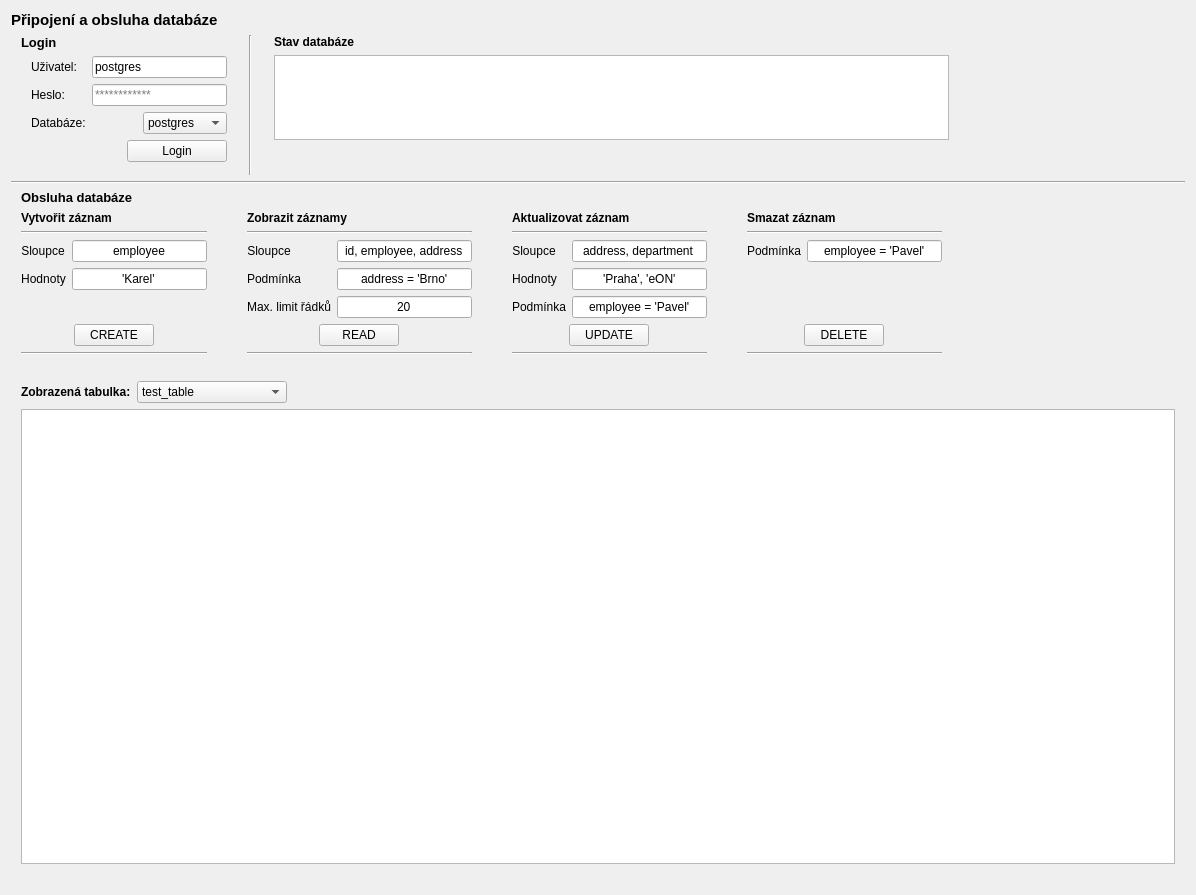
<?xml version="1.0" encoding="UTF-8"?>
<ui version="4.0">
 <class>DatabaseTab</class>
 <widget class="QWidget" name="DatabaseTab">
  <property name="geometry">
   <rect>
    <x>0</x>
    <y>0</y>
    <width>1196</width>
    <height>895</height>
   </rect>
  </property>
  <property name="windowTitle">
   <string>Form</string>
  </property>
  <layout class="QVBoxLayout" name="verticalLayout">
   <item>
    <widget class="QLabel" name="labelTitle">
     <property name="font">
      <font>
       <pointsize>11</pointsize>
       <bold>true</bold>
      </font>
     </property>
     <property name="text">
      <string>Připojení a obsluha databáze</string>
     </property>
    </widget>
   </item>
   <item>
    <layout class="QHBoxLayout" name="hLayoutLoginStatusDB">
     <property name="spacing">
      <number>6</number>
     </property>
     <item>
      <layout class="QVBoxLayout" name="vLayoutLogin">
       <property name="sizeConstraint">
        <enum>QLayout::SetDefaultConstraint</enum>
       </property>
       <property name="leftMargin">
        <number>10</number>
       </property>
       <property name="rightMargin">
        <number>16</number>
       </property>
       <item>
        <widget class="QLabel" name="labelLogin">
         <property name="sizePolicy">
          <sizepolicy hsizetype="Preferred" vsizetype="Fixed">
           <horstretch>0</horstretch>
           <verstretch>0</verstretch>
          </sizepolicy>
         </property>
         <property name="font">
          <font>
           <pointsize>10</pointsize>
           <bold>true</bold>
          </font>
         </property>
         <property name="text">
          <string>Login</string>
         </property>
         <property name="margin">
          <number>0</number>
         </property>
        </widget>
       </item>
       <item>
        <layout class="QGridLayout" name="gLayoutLogin">
         <property name="sizeConstraint">
          <enum>QLayout::SetDefaultConstraint</enum>
         </property>
         <property name="leftMargin">
          <number>10</number>
         </property>
         <item row="0" column="0">
          <widget class="QLabel" name="labelUser">
           <property name="sizePolicy">
            <sizepolicy hsizetype="Fixed" vsizetype="Preferred">
             <horstretch>0</horstretch>
             <verstretch>0</verstretch>
            </sizepolicy>
           </property>
           <property name="text">
            <string>Uživatel:</string>
           </property>
           <property name="buddy">
            <cstring>lineEditUser</cstring>
           </property>
          </widget>
         </item>
         <item row="1" column="1">
          <widget class="QLineEdit" name="lineEditPassword">
           <property name="sizePolicy">
            <sizepolicy hsizetype="Preferred" vsizetype="Fixed">
             <horstretch>0</horstretch>
             <verstretch>0</verstretch>
            </sizepolicy>
           </property>
           <property name="minimumSize">
            <size>
             <width>135</width>
             <height>0</height>
            </size>
           </property>
           <property name="maximumSize">
            <size>
             <width>200</width>
             <height>16777215</height>
            </size>
           </property>
           <property name="maxLength">
            <number>40</number>
           </property>
           <property name="frame">
            <bool>true</bool>
           </property>
           <property name="echoMode">
            <enum>QLineEdit::Password</enum>
           </property>
           <property name="placeholderText">
            <string>************</string>
           </property>
          </widget>
         </item>
         <item row="2" column="0">
          <widget class="QLabel" name="labelDBName">
           <property name="sizePolicy">
            <sizepolicy hsizetype="Fixed" vsizetype="Preferred">
             <horstretch>0</horstretch>
             <verstretch>0</verstretch>
            </sizepolicy>
           </property>
           <property name="text">
            <string>Databáze:</string>
           </property>
           <property name="buddy">
            <cstring>comboBoxDBName</cstring>
           </property>
          </widget>
         </item>
         <item row="2" column="1" alignment="Qt::AlignRight">
          <widget class="QComboBox" name="comboBoxDBName">
           <property name="minimumSize">
            <size>
             <width>0</width>
             <height>0</height>
            </size>
           </property>
           <property name="maximumSize">
            <size>
             <width>100</width>
             <height>16777215</height>
            </size>
           </property>
           <property name="layoutDirection">
            <enum>Qt::LeftToRight</enum>
           </property>
           <property name="sizeAdjustPolicy">
            <enum>QComboBox::AdjustToContents</enum>
           </property>
           <item>
            <property name="text">
             <string>postgres</string>
            </property>
           </item>
           <item>
            <property name="text">
             <string>dev</string>
            </property>
           </item>
           <item>
            <property name="text">
             <string>template0</string>
            </property>
           </item>
          </widget>
         </item>
         <item row="1" column="0">
          <widget class="QLabel" name="labelPassword">
           <property name="sizePolicy">
            <sizepolicy hsizetype="Fixed" vsizetype="Preferred">
             <horstretch>0</horstretch>
             <verstretch>0</verstretch>
            </sizepolicy>
           </property>
           <property name="text">
            <string>Heslo:</string>
           </property>
           <property name="buddy">
            <cstring>lineEditPassword</cstring>
           </property>
          </widget>
         </item>
         <item row="0" column="1">
          <widget class="QLineEdit" name="lineEditUser">
           <property name="sizePolicy">
            <sizepolicy hsizetype="Preferred" vsizetype="Fixed">
             <horstretch>0</horstretch>
             <verstretch>0</verstretch>
            </sizepolicy>
           </property>
           <property name="minimumSize">
            <size>
             <width>135</width>
             <height>0</height>
            </size>
           </property>
           <property name="maximumSize">
            <size>
             <width>200</width>
             <height>16777215</height>
            </size>
           </property>
           <property name="text">
            <string>postgres</string>
           </property>
           <property name="maxLength">
            <number>40</number>
           </property>
           <property name="frame">
            <bool>true</bool>
           </property>
           <property name="echoMode">
            <enum>QLineEdit::Normal</enum>
           </property>
          </widget>
         </item>
         <item row="3" column="1">
          <widget class="QPushButton" name="btnLogin">
           <property name="maximumSize">
            <size>
             <width>100</width>
             <height>16777215</height>
            </size>
           </property>
           <property name="layoutDirection">
            <enum>Qt::RightToLeft</enum>
           </property>
           <property name="text">
            <string>Login</string>
           </property>
           <property name="autoDefault">
            <bool>true</bool>
           </property>
           <property name="default">
            <bool>false</bool>
           </property>
          </widget>
         </item>
        </layout>
       </item>
       <item>
        <spacer name="vSpacerLogin">
         <property name="orientation">
          <enum>Qt::Vertical</enum>
         </property>
         <property name="sizeType">
          <enum>QSizePolicy::Fixed</enum>
         </property>
         <property name="sizeHint" stdset="0">
          <size>
           <width>20</width>
           <height>13</height>
          </size>
         </property>
        </spacer>
       </item>
      </layout>
     </item>
     <item>
      <widget class="Line" name="vLineLogin">
       <property name="orientation">
        <enum>Qt::Vertical</enum>
       </property>
      </widget>
     </item>
     <item>
      <layout class="QVBoxLayout" name="vLayoutDBStatus" stretch="0,0,0">
       <property name="sizeConstraint">
        <enum>QLayout::SetDefaultConstraint</enum>
       </property>
       <property name="leftMargin">
        <number>16</number>
       </property>
       <item>
        <widget class="QLabel" name="labelDBStatus">
         <property name="sizePolicy">
          <sizepolicy hsizetype="Fixed" vsizetype="Fixed">
           <horstretch>0</horstretch>
           <verstretch>0</verstretch>
          </sizepolicy>
         </property>
         <property name="font">
          <font>
           <pointsize>9</pointsize>
           <bold>true</bold>
          </font>
         </property>
         <property name="text">
          <string>Stav databáze</string>
         </property>
         <property name="alignment">
          <set>Qt::AlignLeading|Qt::AlignLeft|Qt::AlignTop</set>
         </property>
         <property name="buddy">
          <cstring>textDBStatus</cstring>
         </property>
        </widget>
       </item>
       <item>
        <widget class="QTextEdit" name="textDBStatus">
         <property name="sizePolicy">
          <sizepolicy hsizetype="Expanding" vsizetype="Fixed">
           <horstretch>0</horstretch>
           <verstretch>0</verstretch>
          </sizepolicy>
         </property>
         <property name="minimumSize">
          <size>
           <width>675</width>
           <height>0</height>
          </size>
         </property>
         <property name="maximumSize">
          <size>
           <width>675</width>
           <height>85</height>
          </size>
         </property>
         <property name="font">
          <font>
           <pointsize>10</pointsize>
          </font>
         </property>
         <property name="sizeAdjustPolicy">
          <enum>QAbstractScrollArea::AdjustToContents</enum>
         </property>
         <property name="readOnly">
          <bool>true</bool>
         </property>
         <property name="html">
          <string>&lt;!DOCTYPE HTML PUBLIC &quot;-//W3C//DTD HTML 4.0//EN&quot; &quot;http://www.w3.org/TR/REC-html40/strict.dtd&quot;&gt;
&lt;html&gt;&lt;head&gt;&lt;meta name=&quot;qrichtext&quot; content=&quot;1&quot; /&gt;&lt;meta charset=&quot;utf-8&quot; /&gt;&lt;style type=&quot;text/css&quot;&gt;
p, li { white-space: pre-wrap; }
hr { height: 1px; border-width: 0; }
li.unchecked::marker { content: &quot;\2610&quot;; }
li.checked::marker { content: &quot;\2612&quot;; }
&lt;/style&gt;&lt;/head&gt;&lt;body style=&quot; font-family:'Segoe UI'; font-size:10pt; font-weight:400; font-style:normal;&quot;&gt;
&lt;p align=&quot;justify&quot; style=&quot;-qt-paragraph-type:empty; margin-top:0px; margin-bottom:0px; margin-left:0px; margin-right:0px; -qt-block-indent:0; text-indent:0px;&quot;&gt;&lt;br /&gt;&lt;/p&gt;&lt;/body&gt;&lt;/html&gt;</string>
         </property>
        </widget>
       </item>
       <item>
        <spacer name="vSpacerDBStatus">
         <property name="orientation">
          <enum>Qt::Vertical</enum>
         </property>
         <property name="sizeType">
          <enum>QSizePolicy::Fixed</enum>
         </property>
         <property name="sizeHint" stdset="0">
          <size>
           <width>20</width>
           <height>35</height>
          </size>
         </property>
        </spacer>
       </item>
      </layout>
     </item>
     <item>
      <spacer name="hSpacerLogin">
       <property name="orientation">
        <enum>Qt::Horizontal</enum>
       </property>
       <property name="sizeType">
        <enum>QSizePolicy::Expanding</enum>
       </property>
       <property name="sizeHint" stdset="0">
        <size>
         <width>40</width>
         <height>20</height>
        </size>
       </property>
      </spacer>
     </item>
    </layout>
   </item>
   <item>
    <widget class="Line" name="line">
     <property name="orientation">
      <enum>Qt::Horizontal</enum>
     </property>
    </widget>
   </item>
   <item>
    <widget class="QLabel" name="labelDBService">
     <property name="font">
      <font>
       <pointsize>10</pointsize>
       <bold>true</bold>
      </font>
     </property>
     <property name="text">
      <string>&lt;p style=&quot; margin-top:0px; margin-bottom:0px; margin-left:0px; margin-right:0px; text-indent:10px;&quot;&gt;Obsluha databáze&lt;/p&gt;</string>
     </property>
     <property name="margin">
      <number>0</number>
     </property>
    </widget>
   </item>
   <item>
    <layout class="QGridLayout" name="gLayoutDBService" rowstretch="0,0,0,0,0" columnstretch="0,0,0,0,0">
     <property name="leftMargin">
      <number>10</number>
     </property>
     <property name="rightMargin">
      <number>10</number>
     </property>
     <property name="horizontalSpacing">
      <number>40</number>
     </property>
     <item row="0" column="1">
      <widget class="QLabel" name="labelServiceSelect">
       <property name="font">
        <font>
         <bold>true</bold>
        </font>
       </property>
       <property name="text">
        <string>Zobrazit záznamy</string>
       </property>
      </widget>
     </item>
     <item row="1" column="2">
      <layout class="QFormLayout" name="fLayoutUpdate">
       <property name="horizontalSpacing">
        <number>6</number>
       </property>
       <property name="verticalSpacing">
        <number>6</number>
       </property>
       <item row="1" column="0">
        <widget class="QLabel" name="labelUpdateColumns">
         <property name="sizePolicy">
          <sizepolicy hsizetype="Preferred" vsizetype="Preferred">
           <horstretch>0</horstretch>
           <verstretch>0</verstretch>
          </sizepolicy>
         </property>
         <property name="text">
          <string>&lt;html&gt;&lt;head/&gt;&lt;body&gt;&lt;p align=&quot;center&quot;&gt;Sloupce&lt;/p&gt;&lt;/body&gt;&lt;/html&gt;</string>
         </property>
         <property name="buddy">
          <cstring>lineEditUpdateColumns</cstring>
         </property>
        </widget>
       </item>
       <item row="1" column="1">
        <widget class="QLineEdit" name="lineEditUpdateColumns">
         <property name="sizePolicy">
          <sizepolicy hsizetype="Minimum" vsizetype="Fixed">
           <horstretch>0</horstretch>
           <verstretch>0</verstretch>
          </sizepolicy>
         </property>
         <property name="minimumSize">
          <size>
           <width>135</width>
           <height>0</height>
          </size>
         </property>
         <property name="maximumSize">
          <size>
           <width>175</width>
           <height>16777215</height>
          </size>
         </property>
         <property name="text">
          <string>address, department</string>
         </property>
         <property name="alignment">
          <set>Qt::AlignCenter</set>
         </property>
         <property name="placeholderText">
          <string>sloupec1, sloupec2...</string>
         </property>
        </widget>
       </item>
       <item row="2" column="0">
        <widget class="QLabel" name="labelUpdateValues">
         <property name="sizePolicy">
          <sizepolicy hsizetype="Preferred" vsizetype="Preferred">
           <horstretch>0</horstretch>
           <verstretch>0</verstretch>
          </sizepolicy>
         </property>
         <property name="text">
          <string>&lt;html&gt;&lt;head/&gt;&lt;body&gt;&lt;p align=&quot;center&quot;&gt;Hodnoty&lt;/p&gt;&lt;/body&gt;&lt;/html&gt;</string>
         </property>
         <property name="buddy">
          <cstring>lineEditUpdateValues</cstring>
         </property>
        </widget>
       </item>
       <item row="2" column="1">
        <widget class="QLineEdit" name="lineEditUpdateValues">
         <property name="sizePolicy">
          <sizepolicy hsizetype="Minimum" vsizetype="Fixed">
           <horstretch>0</horstretch>
           <verstretch>0</verstretch>
          </sizepolicy>
         </property>
         <property name="minimumSize">
          <size>
           <width>135</width>
           <height>0</height>
          </size>
         </property>
         <property name="maximumSize">
          <size>
           <width>175</width>
           <height>16777215</height>
          </size>
         </property>
         <property name="toolTip">
          <string>Hondotu zadávejte včetně jednoduchých uvozovek, např. 'Adam'.</string>
         </property>
         <property name="layoutDirection">
          <enum>Qt::RightToLeft</enum>
         </property>
         <property name="text">
          <string>'Praha', 'eON'</string>
         </property>
         <property name="alignment">
          <set>Qt::AlignCenter</set>
         </property>
         <property name="placeholderText">
          <string>'hodnota1', 'hodnota2'...</string>
         </property>
        </widget>
       </item>
       <item row="3" column="0">
        <widget class="QLabel" name="labelUpdateCondition">
         <property name="sizePolicy">
          <sizepolicy hsizetype="Preferred" vsizetype="Preferred">
           <horstretch>0</horstretch>
           <verstretch>0</verstretch>
          </sizepolicy>
         </property>
         <property name="text">
          <string>&lt;html&gt;&lt;head/&gt;&lt;body&gt;&lt;p align=&quot;center&quot;&gt;Podmínka&lt;/p&gt;&lt;/body&gt;&lt;/html&gt;</string>
         </property>
         <property name="buddy">
          <cstring>lineEditUpdateCondition</cstring>
         </property>
        </widget>
       </item>
       <item row="3" column="1">
        <widget class="QLineEdit" name="lineEditUpdateCondition">
         <property name="sizePolicy">
          <sizepolicy hsizetype="Minimum" vsizetype="Fixed">
           <horstretch>0</horstretch>
           <verstretch>0</verstretch>
          </sizepolicy>
         </property>
         <property name="minimumSize">
          <size>
           <width>135</width>
           <height>0</height>
          </size>
         </property>
         <property name="maximumSize">
          <size>
           <width>175</width>
           <height>16777215</height>
          </size>
         </property>
         <property name="toolTip">
          <string>&lt;html&gt;&lt;head/&gt;&lt;body&gt;&lt;p&gt;Hondotu v rámci podmínky zadávejte včetně jednoduchých uvozovek, např.: jmeno = 'Adam'.&lt;/p&gt;&lt;p&gt;Podmínky lze také kombinovat, např.: jmeno = 'Adam' AND age = 18.&lt;/p&gt;&lt;/body&gt;&lt;/html&gt;</string>
         </property>
         <property name="layoutDirection">
          <enum>Qt::RightToLeft</enum>
         </property>
         <property name="text">
          <string>employee = 'Pavel'</string>
         </property>
         <property name="alignment">
          <set>Qt::AlignCenter</set>
         </property>
         <property name="placeholderText">
          <string>sloupec = 'hodnota'</string>
         </property>
        </widget>
       </item>
       <item row="0" column="0" colspan="2">
        <widget class="Line" name="lineUpdateAbove">
         <property name="orientation">
          <enum>Qt::Horizontal</enum>
         </property>
        </widget>
       </item>
      </layout>
     </item>
     <item row="3" column="2" alignment="Qt::AlignHCenter">
      <widget class="QPushButton" name="btnUpdate">
       <property name="sizePolicy">
        <sizepolicy hsizetype="Minimum" vsizetype="Fixed">
         <horstretch>0</horstretch>
         <verstretch>0</verstretch>
        </sizepolicy>
       </property>
       <property name="maximumSize">
        <size>
         <width>100</width>
         <height>16777215</height>
        </size>
       </property>
       <property name="text">
        <string>UPDATE</string>
       </property>
       <property name="autoDefault">
        <bool>true</bool>
       </property>
      </widget>
     </item>
     <item row="1" column="1">
      <layout class="QFormLayout" name="fLayoutSelect">
       <property name="horizontalSpacing">
        <number>6</number>
       </property>
       <property name="verticalSpacing">
        <number>6</number>
       </property>
       <item row="2" column="0">
        <widget class="QLabel" name="labelSelectCondition">
         <property name="sizePolicy">
          <sizepolicy hsizetype="Preferred" vsizetype="Preferred">
           <horstretch>0</horstretch>
           <verstretch>0</verstretch>
          </sizepolicy>
         </property>
         <property name="text">
          <string>&lt;html&gt;&lt;head/&gt;&lt;body&gt;&lt;p align=&quot;center&quot;&gt;Podmínka&lt;/p&gt;&lt;/body&gt;&lt;/html&gt;</string>
         </property>
         <property name="buddy">
          <cstring>lineEditSelectCondition</cstring>
         </property>
        </widget>
       </item>
       <item row="2" column="1">
        <widget class="QLineEdit" name="lineEditSelectCondition">
         <property name="sizePolicy">
          <sizepolicy hsizetype="Minimum" vsizetype="Fixed">
           <horstretch>0</horstretch>
           <verstretch>0</verstretch>
          </sizepolicy>
         </property>
         <property name="minimumSize">
          <size>
           <width>135</width>
           <height>0</height>
          </size>
         </property>
         <property name="maximumSize">
          <size>
           <width>175</width>
           <height>16777215</height>
          </size>
         </property>
         <property name="toolTip">
          <string>&lt;html&gt;&lt;head/&gt;&lt;body&gt;&lt;p&gt;Hondotu v rámci podmínky zadávejte včetně jednoduchých uvozovek, např.: jmeno = 'Adam'.&lt;/p&gt;&lt;p&gt;Podmínky lze také kombinovat, např.: jmeno = 'Adam' AND age = 18.&lt;/p&gt;&lt;/body&gt;&lt;/html&gt;</string>
         </property>
         <property name="layoutDirection">
          <enum>Qt::RightToLeft</enum>
         </property>
         <property name="text">
          <string>address = 'Brno'</string>
         </property>
         <property name="alignment">
          <set>Qt::AlignCenter</set>
         </property>
         <property name="placeholderText">
          <string>sloupec = 'hodnota'</string>
         </property>
        </widget>
       </item>
       <item row="3" column="0">
        <widget class="QLabel" name="labelSelectLimit">
         <property name="sizePolicy">
          <sizepolicy hsizetype="Preferred" vsizetype="Preferred">
           <horstretch>0</horstretch>
           <verstretch>0</verstretch>
          </sizepolicy>
         </property>
         <property name="text">
          <string>&lt;html&gt;&lt;head/&gt;&lt;body&gt;&lt;p align=&quot;center&quot;&gt;Max. limit řádků&lt;/p&gt;&lt;/body&gt;&lt;/html&gt;</string>
         </property>
         <property name="buddy">
          <cstring>lineEditSelectLimit</cstring>
         </property>
        </widget>
       </item>
       <item row="3" column="1">
        <widget class="QLineEdit" name="lineEditSelectLimit">
         <property name="sizePolicy">
          <sizepolicy hsizetype="Minimum" vsizetype="Fixed">
           <horstretch>0</horstretch>
           <verstretch>0</verstretch>
          </sizepolicy>
         </property>
         <property name="minimumSize">
          <size>
           <width>135</width>
           <height>0</height>
          </size>
         </property>
         <property name="maximumSize">
          <size>
           <width>175</width>
           <height>16777215</height>
          </size>
         </property>
         <property name="text">
          <string>20</string>
         </property>
         <property name="maxLength">
          <number>5</number>
         </property>
         <property name="alignment">
          <set>Qt::AlignCenter</set>
         </property>
        </widget>
       </item>
       <item row="0" column="0" colspan="2">
        <widget class="Line" name="lineSelectAbove">
         <property name="orientation">
          <enum>Qt::Horizontal</enum>
         </property>
        </widget>
       </item>
       <item row="1" column="0">
        <widget class="QLabel" name="labelSelectColumns">
         <property name="sizePolicy">
          <sizepolicy hsizetype="Preferred" vsizetype="Preferred">
           <horstretch>0</horstretch>
           <verstretch>0</verstretch>
          </sizepolicy>
         </property>
         <property name="text">
          <string>&lt;html&gt;&lt;head/&gt;&lt;body&gt;&lt;p align=&quot;center&quot;&gt;Sloupce&lt;/p&gt;&lt;/body&gt;&lt;/html&gt;</string>
         </property>
         <property name="buddy">
          <cstring>lineEditSelectColumns</cstring>
         </property>
        </widget>
       </item>
       <item row="1" column="1">
        <widget class="QLineEdit" name="lineEditSelectColumns">
         <property name="sizePolicy">
          <sizepolicy hsizetype="Minimum" vsizetype="Fixed">
           <horstretch>0</horstretch>
           <verstretch>0</verstretch>
          </sizepolicy>
         </property>
         <property name="minimumSize">
          <size>
           <width>135</width>
           <height>0</height>
          </size>
         </property>
         <property name="maximumSize">
          <size>
           <width>175</width>
           <height>16777215</height>
          </size>
         </property>
         <property name="toolTip">
          <string>Nechte prázdné pro výběr všech sloupců nebo specifikujte konkrétně: sloupec1, sloupec2...</string>
         </property>
         <property name="text">
          <string>id, employee, address</string>
         </property>
         <property name="alignment">
          <set>Qt::AlignCenter</set>
         </property>
         <property name="placeholderText">
          <string>sloupec1, sloupec2...</string>
         </property>
        </widget>
       </item>
      </layout>
     </item>
     <item row="1" column="3">
      <layout class="QFormLayout" name="fLayoutDelete">
       <property name="horizontalSpacing">
        <number>6</number>
       </property>
       <property name="verticalSpacing">
        <number>6</number>
       </property>
       <item row="1" column="0">
        <widget class="QLabel" name="labelDeleteCondition">
         <property name="sizePolicy">
          <sizepolicy hsizetype="Preferred" vsizetype="Preferred">
           <horstretch>0</horstretch>
           <verstretch>0</verstretch>
          </sizepolicy>
         </property>
         <property name="text">
          <string>&lt;html&gt;&lt;head/&gt;&lt;body&gt;&lt;p align=&quot;center&quot;&gt;Podmínka&lt;/p&gt;&lt;/body&gt;&lt;/html&gt;</string>
         </property>
         <property name="buddy">
          <cstring>lineEditDeleteCondition</cstring>
         </property>
        </widget>
       </item>
       <item row="1" column="1">
        <widget class="QLineEdit" name="lineEditDeleteCondition">
         <property name="sizePolicy">
          <sizepolicy hsizetype="Minimum" vsizetype="Fixed">
           <horstretch>0</horstretch>
           <verstretch>0</verstretch>
          </sizepolicy>
         </property>
         <property name="minimumSize">
          <size>
           <width>135</width>
           <height>0</height>
          </size>
         </property>
         <property name="maximumSize">
          <size>
           <width>175</width>
           <height>16777215</height>
          </size>
         </property>
         <property name="toolTip">
          <string>&lt;html&gt;&lt;head/&gt;&lt;body&gt;&lt;p&gt;Hondotu v rámci podmínky zadávejte včetně jednoduchých uvozovek, např.: jmeno = 'Adam'.&lt;/p&gt;&lt;p&gt;Podmínky lze také kombinovat, např.: jmeno = 'Adam' AND age = 18.&lt;/p&gt;&lt;/body&gt;&lt;/html&gt;</string>
         </property>
         <property name="text">
          <string>employee = 'Pavel'</string>
         </property>
         <property name="alignment">
          <set>Qt::AlignCenter</set>
         </property>
         <property name="placeholderText">
          <string>sloupec = 'hodnota'</string>
         </property>
        </widget>
       </item>
       <item row="0" column="0" colspan="2">
        <widget class="Line" name="lineDeleteAbove">
         <property name="orientation">
          <enum>Qt::Horizontal</enum>
         </property>
        </widget>
       </item>
      </layout>
     </item>
     <item row="1" column="0">
      <layout class="QFormLayout" name="fLayoutInsert">
       <property name="horizontalSpacing">
        <number>6</number>
       </property>
       <property name="verticalSpacing">
        <number>6</number>
       </property>
       <item row="0" column="0" colspan="2">
        <widget class="Line" name="lineInsertAbove">
         <property name="orientation">
          <enum>Qt::Horizontal</enum>
         </property>
        </widget>
       </item>
       <item row="2" column="0">
        <widget class="QLabel" name="labelInsertValues">
         <property name="sizePolicy">
          <sizepolicy hsizetype="Preferred" vsizetype="Preferred">
           <horstretch>0</horstretch>
           <verstretch>0</verstretch>
          </sizepolicy>
         </property>
         <property name="toolTip">
          <string>hard-coded</string>
         </property>
         <property name="text">
          <string>&lt;html&gt;&lt;head/&gt;&lt;body&gt;&lt;p align=&quot;center&quot;&gt;Hodnoty&lt;/p&gt;&lt;/body&gt;&lt;/html&gt;</string>
         </property>
         <property name="buddy">
          <cstring>lineEditInsertValues</cstring>
         </property>
        </widget>
       </item>
       <item row="2" column="1">
        <widget class="QLineEdit" name="lineEditInsertValues">
         <property name="sizePolicy">
          <sizepolicy hsizetype="Minimum" vsizetype="Fixed">
           <horstretch>0</horstretch>
           <verstretch>0</verstretch>
          </sizepolicy>
         </property>
         <property name="minimumSize">
          <size>
           <width>135</width>
           <height>0</height>
          </size>
         </property>
         <property name="maximumSize">
          <size>
           <width>175</width>
           <height>16777215</height>
          </size>
         </property>
         <property name="toolTip">
          <string>Hondotu zadávejte včetně jednoduchých uvozovek, např. 'Adam'.</string>
         </property>
         <property name="text">
          <string>'Karel'</string>
         </property>
         <property name="alignment">
          <set>Qt::AlignCenter</set>
         </property>
         <property name="placeholderText">
          <string>'hodnota1', 'hodnota2'...</string>
         </property>
        </widget>
       </item>
       <item row="1" column="0">
        <widget class="QLabel" name="labelInsertColumns">
         <property name="sizePolicy">
          <sizepolicy hsizetype="Preferred" vsizetype="Preferred">
           <horstretch>0</horstretch>
           <verstretch>0</verstretch>
          </sizepolicy>
         </property>
         <property name="text">
          <string>&lt;html&gt;&lt;head/&gt;&lt;body&gt;&lt;p align=&quot;center&quot;&gt;Sloupce&lt;/p&gt;&lt;/body&gt;&lt;/html&gt;</string>
         </property>
         <property name="buddy">
          <cstring>lineEditInsertColumns</cstring>
         </property>
        </widget>
       </item>
       <item row="1" column="1">
        <widget class="QLineEdit" name="lineEditInsertColumns">
         <property name="sizePolicy">
          <sizepolicy hsizetype="Minimum" vsizetype="Fixed">
           <horstretch>0</horstretch>
           <verstretch>0</verstretch>
          </sizepolicy>
         </property>
         <property name="minimumSize">
          <size>
           <width>135</width>
           <height>0</height>
          </size>
         </property>
         <property name="maximumSize">
          <size>
           <width>175</width>
           <height>16777215</height>
          </size>
         </property>
         <property name="toolTip">
          <string>Nechte prázdné pro výběr všech sloupců nebo specifikujte konkrétně: sloupec1, sloupec2...</string>
         </property>
         <property name="text">
          <string>employee</string>
         </property>
         <property name="alignment">
          <set>Qt::AlignCenter</set>
         </property>
         <property name="placeholderText">
          <string>sloupec1, sloupec2...</string>
         </property>
        </widget>
       </item>
      </layout>
     </item>
     <item row="3" column="0" alignment="Qt::AlignHCenter">
      <widget class="QPushButton" name="btnInsert">
       <property name="sizePolicy">
        <sizepolicy hsizetype="Minimum" vsizetype="Fixed">
         <horstretch>0</horstretch>
         <verstretch>0</verstretch>
        </sizepolicy>
       </property>
       <property name="maximumSize">
        <size>
         <width>100</width>
         <height>16777215</height>
        </size>
       </property>
       <property name="contextMenuPolicy">
        <enum>Qt::DefaultContextMenu</enum>
       </property>
       <property name="text">
        <string>CREATE</string>
       </property>
       <property name="autoDefault">
        <bool>true</bool>
       </property>
       <property name="default">
        <bool>false</bool>
       </property>
      </widget>
     </item>
     <item row="3" column="1" alignment="Qt::AlignHCenter">
      <widget class="QPushButton" name="btnSelect">
       <property name="sizePolicy">
        <sizepolicy hsizetype="Minimum" vsizetype="Fixed">
         <horstretch>0</horstretch>
         <verstretch>0</verstretch>
        </sizepolicy>
       </property>
       <property name="maximumSize">
        <size>
         <width>100</width>
         <height>16777215</height>
        </size>
       </property>
       <property name="text">
        <string>READ</string>
       </property>
       <property name="autoDefault">
        <bool>true</bool>
       </property>
      </widget>
     </item>
     <item row="3" column="3" alignment="Qt::AlignHCenter">
      <widget class="QPushButton" name="btnDelete">
       <property name="sizePolicy">
        <sizepolicy hsizetype="Minimum" vsizetype="Fixed">
         <horstretch>0</horstretch>
         <verstretch>0</verstretch>
        </sizepolicy>
       </property>
       <property name="maximumSize">
        <size>
         <width>100</width>
         <height>16777215</height>
        </size>
       </property>
       <property name="text">
        <string>DELETE</string>
       </property>
       <property name="autoDefault">
        <bool>true</bool>
       </property>
      </widget>
     </item>
     <item row="0" column="0">
      <widget class="QLabel" name="labelServiceInsert">
       <property name="font">
        <font>
         <bold>true</bold>
        </font>
       </property>
       <property name="text">
        <string>Vytvořit záznam</string>
       </property>
      </widget>
     </item>
     <item row="0" column="2">
      <widget class="QLabel" name="labelServiceUpdate">
       <property name="font">
        <font>
         <bold>true</bold>
        </font>
       </property>
       <property name="text">
        <string>Aktualizovat záznam</string>
       </property>
      </widget>
     </item>
     <item row="0" column="3">
      <widget class="QLabel" name="labelServiceDelete">
       <property name="font">
        <font>
         <bold>true</bold>
        </font>
       </property>
       <property name="text">
        <string>Smazat záznam</string>
       </property>
      </widget>
     </item>
     <item row="1" column="4">
      <spacer name="horizontalSpacer">
       <property name="orientation">
        <enum>Qt::Horizontal</enum>
       </property>
       <property name="sizeHint" stdset="0">
        <size>
         <width>40</width>
         <height>20</height>
        </size>
       </property>
      </spacer>
     </item>
     <item row="4" column="0">
      <widget class="Line" name="lineInsertBelow">
       <property name="orientation">
        <enum>Qt::Horizontal</enum>
       </property>
      </widget>
     </item>
     <item row="4" column="1">
      <widget class="Line" name="lineSelectBelow">
       <property name="orientation">
        <enum>Qt::Horizontal</enum>
       </property>
      </widget>
     </item>
     <item row="4" column="2">
      <widget class="Line" name="lineUpdateBelow">
       <property name="orientation">
        <enum>Qt::Horizontal</enum>
       </property>
      </widget>
     </item>
     <item row="4" column="3">
      <widget class="Line" name="lineDeleteBelow">
       <property name="orientation">
        <enum>Qt::Horizontal</enum>
       </property>
      </widget>
     </item>
    </layout>
   </item>
   <item>
    <layout class="QVBoxLayout" name="vLayoutTableViewed">
     <property name="leftMargin">
      <number>10</number>
     </property>
     <property name="topMargin">
      <number>20</number>
     </property>
     <property name="rightMargin">
      <number>10</number>
     </property>
     <property name="bottomMargin">
      <number>10</number>
     </property>
     <item>
      <layout class="QGridLayout" name="gLayoutTableViewed">
       <property name="leftMargin">
        <number>0</number>
       </property>
       <item row="0" column="2">
        <spacer name="hSpacerTableViewed">
         <property name="orientation">
          <enum>Qt::Horizontal</enum>
         </property>
         <property name="sizeHint" stdset="0">
          <size>
           <width>40</width>
           <height>20</height>
          </size>
         </property>
        </spacer>
       </item>
       <item row="0" column="0">
        <widget class="QLabel" name="labelTableViewedTitle">
         <property name="sizePolicy">
          <sizepolicy hsizetype="Minimum" vsizetype="Preferred">
           <horstretch>0</horstretch>
           <verstretch>0</verstretch>
          </sizepolicy>
         </property>
         <property name="font">
          <font>
           <bold>true</bold>
          </font>
         </property>
         <property name="text">
          <string>&lt;html&gt;&lt;head/&gt;&lt;body&gt;&lt;p&gt;Zobrazená tabulka:&lt;/p&gt;&lt;/body&gt;&lt;/html&gt;</string>
         </property>
         <property name="margin">
          <number>0</number>
         </property>
         <property name="buddy">
          <cstring>comboBoxTableViewed</cstring>
         </property>
        </widget>
       </item>
       <item row="0" column="1">
        <widget class="QComboBox" name="comboBoxTableViewed">
         <property name="minimumSize">
          <size>
           <width>150</width>
           <height>0</height>
          </size>
         </property>
         <property name="maximumSize">
          <size>
           <width>16777215</width>
           <height>16777215</height>
          </size>
         </property>
         <item>
          <property name="text">
           <string>test_table</string>
          </property>
         </item>
        </widget>
       </item>
      </layout>
     </item>
     <item>
      <widget class="QTableView" name="SQLTableView">
       <property name="minimumSize">
        <size>
         <width>750</width>
         <height>400</height>
        </size>
       </property>
      </widget>
     </item>
    </layout>
   </item>
   <item>
    <spacer name="vSpacerTableViewed">
     <property name="orientation">
      <enum>Qt::Vertical</enum>
     </property>
     <property name="sizeType">
      <enum>QSizePolicy::Minimum</enum>
     </property>
     <property name="sizeHint" stdset="0">
      <size>
       <width>20</width>
       <height>10</height>
      </size>
     </property>
    </spacer>
   </item>
  </layout>
 </widget>
 <tabstops>
  <tabstop>lineEditUser</tabstop>
  <tabstop>lineEditPassword</tabstop>
  <tabstop>comboBoxDBName</tabstop>
  <tabstop>btnLogin</tabstop>
  <tabstop>textDBStatus</tabstop>
  <tabstop>lineEditInsertColumns</tabstop>
  <tabstop>lineEditInsertValues</tabstop>
  <tabstop>btnInsert</tabstop>
  <tabstop>lineEditSelectColumns</tabstop>
  <tabstop>lineEditSelectCondition</tabstop>
  <tabstop>lineEditSelectLimit</tabstop>
  <tabstop>btnSelect</tabstop>
  <tabstop>lineEditUpdateColumns</tabstop>
  <tabstop>lineEditUpdateValues</tabstop>
  <tabstop>lineEditUpdateCondition</tabstop>
  <tabstop>btnUpdate</tabstop>
  <tabstop>lineEditDeleteCondition</tabstop>
  <tabstop>btnDelete</tabstop>
  <tabstop>comboBoxTableViewed</tabstop>
  <tabstop>SQLTableView</tabstop>
 </tabstops>
 <resources/>
 <connections/>
</ui>
